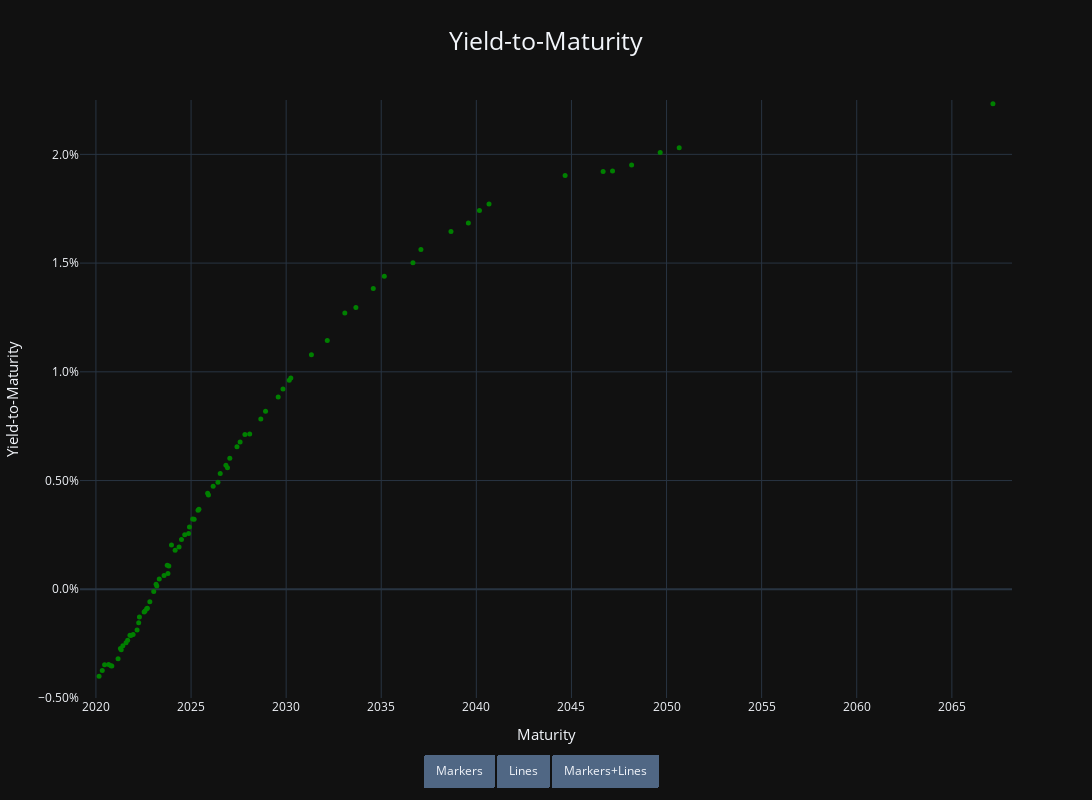

Here is the notebook cell this chart was saved with:
### Code cell
po.iplot(yields)

### Figure 1 — Plotly figure (JSON) as saved in the notebook; plotly's stock layout.template omitted (floating-point values rounded to 4 significant figures)
{"data": [{"hovertemplate": "<br><b>Yield</b>: %{y:.4p}<br><b>%{text}</b><extra></extra>", "line": {"color": "Green", "dash": "dot", "width": 1}, "marker": {"color": "Green", "size": 5}, "mode": "markers", "name": "Bonds YtM", "text": ["BTP Mar-20, 4.25", "BTP May-20, 0.7", "BTP Jun-20, 0.35", "BTP Sep-20, 4", "BTP Oct-20, 0.2", "BTP Nov-20, 0.65", "BTP Mar-21, 3.75", "BTP Apr-21, 0.05", "BTP May-21, 3.75", "BTP Jun-21, 0.45", "BTP Aug-21, 3.75", "BTP Sep-21, 4.75", "BTP Oct-21, 2.3", "BTP Nov-21, 0.35", "BTP Dec-21, 2.15", "BTP Mar-22, 5", "BTP Apr-22, 1.2", "BTP Apr-22, 1.35", "BTP Jul-22, 1", "BTP Aug-22, 0.9", "BTP Sep-22, 5.5", "BTP Sep-22, 1.45", "BTP Nov-22, 5.5", "BTP Jan-23, 0.05", "BTP Mar-23, 0.95", "BTP Mar-23, 0.95", "BTP May-23, 4.5", "BTP Aug-23, 4.75", "BTP Oct-23, 2.45", "BTP Oct-23, 0.65", "BTP Nov-23, 9", "BTP Dec-23, 8.5", "BTP Mar-24, 4.5", "BTP May-24, 1.85", "BTP Jul-24, 1.75", "BTP Sep-24, 3.75", "BTP Nov-24, 1.45", "BTP Dec-24, 2.5", "BTP Feb-25, 0.35", "BTP Mar-25, 5", "BTP May-25, 1.45", "BTP Jun-25, 1.5", "BTP Nov-25, 2.5", "BTP Dec-25, 2", "BTP Mar-26, 4.5", "BTP Jun-26, 1.6", "BTP Jul-26, 2.1", "BTP Nov-26, 7.25", "BTP Dec-26, 1.25", "BTP Jan-27, 0.85", "BTP Jun-27, 2.2", "BTP Aug-27, 2.05", "BTP Nov-27, 6.5", "BTP Feb-28, 2", "BTP Sep-28, 4.75", "BTP Dec-28, 2.8", "BTP Aug-29, 3", "BTP Nov-29, 5.25", "BTP Mar-30, 3.5", "BTP Apr-30, 1.35", "BTP May-31, 6", "BTP Mar-32, 1.65", "BTP Feb-33, 5.75", "BTP Sep-33, 2.45", "BTP Aug-34, 5", "BTP Mar-35, 3.35", "BTP Sep-36, 2.25", "BTP Feb-37, 4", "BTP Sep-38, 2.95", "BTP Aug-39, 5", "BTP Mar-40, 3.1", "BTP Sep-40, 5", "BTP Sep-44, 4.75", "BTP Sep-46, 3.25", "BTP Mar-47, 2.7", "BTP Mar-48, 3.45", "BTP Sep-49, 3.85", "BTP Sep-50, 2.45", "BTP Mar-67, 2.8"], "type": "scatter", "uid": "654fc24d-4793-4daa-bed0-2bede436ea77", "x": ["2020-03-01T00:00:00", "2020-05-01T00:00:00", "2020-06-15T00:00:00", "2020-09-01T00:00:00", "2020-10-15T00:00:00", "2020-11-01T00:00:00", "2021-03-01T00:00:00", "2021-04-15T00:00:00", "2021-05-01T00:00:00", "2021-06-01T00:00:00", "2021-08-01T00:00:00", "2021-09-01T00:00:00", "2021-10-15T00:00:00", "2021-11-01T00:00:00", "2021-12-15T00:00:00", "2022-03-01T00:00:00", "2022-04-01T00:00:00", "2022-04-15T00:00:00", "2022-07-15T00:00:00", "2022-08-01T00:00:00", "2022-09-01T00:00:00", "2022-09-15T00:00:00", "2022-11-01T00:00:00", "2023-01-15T00:00:00", "2023-03-01T00:00:00", "2023-03-15T00:00:00", "2023-05-01T00:00:00", "2023-08-01T00:00:00", "2023-10-01T00:00:00", "2023-10-15T00:00:00", "2023-11-01T00:00:00", "2023-12-22T00:00:00", "2024-03-01T00:00:00", "2024-05-15T00:00:00", "2024-07-01T00:00:00", "2024-09-01T00:00:00", "2024-11-15T00:00:00", "2024-12-01T00:00:00", "2025-02-01T00:00:00", "2025-03-01T00:00:00", "2025-05-15T00:00:00", "2025-06-01T00:00:00", "2025-11-15T00:00:00", "2025-12-01T00:00:00", "2026-03-01T00:00:00", "2026-06-01T00:00:00", "2026-07-15T00:00:00", "2026-11-01T00:00:00", "2026-12-01T00:00:00", "2027-01-15T00:00:00", "2027-06-01T00:00:00", "2027-08-01T00:00:00", "2027-11-01T00:00:00", "2028-02-01T00:00:00", "2028-09-01T00:00:00", "2028-12-01T00:00:00", "2029-08-01T00:00:00", "2029-11-01T00:00:00", "2030-03-01T00:00:00", "2030-04-01T00:00:00", "2031-05-01T00:00:00", "2032-03-01T00:00:00", "2033-02-01T00:00:00", "2033-09-01T00:00:00", "2034-08-01T00:00:00", "2035-03-01T00:00:00", "2036-09-01T00:00:00", "2037-02-01T00:00:00", "2038-09-01T00:00:00", "2039-08-01T00:00:00", "2040-03-01T00:00:00", "2040-09-01T00:00:00", "2044-09-01T00:00:00", "2046-09-01T00:00:00", "2047-03-01T00:00:00", "2048-03-01T00:00:00", "2049-09-01T00:00:00", "2050-09-01T00:00:00", "2067-03-01T00:00:00"], "y": [-0.004, -0.00373, -0.00347, -0.00346, -0.00352, -0.00353, -0.0032, -0.00272, -0.00278, -0.0026, -0.00246, -0.00235, -0.00211, -0.00213, -0.00208, -0.00187, -0.00154, -0.00127, -0.00104, -0.001, -0.00089, -0.00087, -0.00057, -0.0001, 0.00023, 0.00015, 0.00047, 0.00063, 0.00111, 0.00072, 0.00107, 0.00204, 0.00179, 0.00194, 0.00229, 0.00251, 0.00257, 0.00286, 0.00323, 0.00322, 0.00363, 0.00368, 0.00442, 0.00433, 0.00474, 0.00492, 0.00532, 0.0057, 0.00559, 0.00602, 0.00655, 0.00677, 0.00712, 0.00714, 0.00783, 0.00819, 0.00884, 0.00921, 0.00961, 0.00971, 0.01078, 0.01144, 0.0127, 0.01296, 0.01383, 0.01439, 0.01502, 0.01562, 0.01645, 0.01684, 0.01742, 0.01772, 0.01903, 0.01921, 0.01923, 0.01951, 0.02009, 0.0203, 0.02233]}], "layout": {"height": 800, "showlegend": false, "title": {"font": {"size": 25}, "text": "Yield-to-Maturity", "x": 0.5, "xanchor": "center"}, "updatemenus": [{"active": -1, "buttons": [{"args": [{"mode": "markers"}], "label": "Markers", "method": "update"}, {"args": [{"mode": "lines"}], "label": "Lines", "method": "update"}, {"args": [{"mode": "markers+lines"}], "label": "Markers+Lines", "method": "update"}], "direction": "right", "pad": {"r": 10, "t": 87}, "showactive": true, "type": "buttons", "x": 0.5, "xanchor": "center", "y": 0.05, "yanchor": "top"}], "width": 1200, "xaxis": {"range": ["2019-03-01T00:00:00", "2068-03-01T00:00:00"], "title": {"font": {"size": 15}, "text": "Maturity"}}, "yaxis": {"fixedrange": false, "hoverformat": ".4p", "range": [-0.005, 0.0225], "tickformat": ".2p", "title": {"font": {"size": 15}, "text": "Yield-to-Maturity"}}}}
